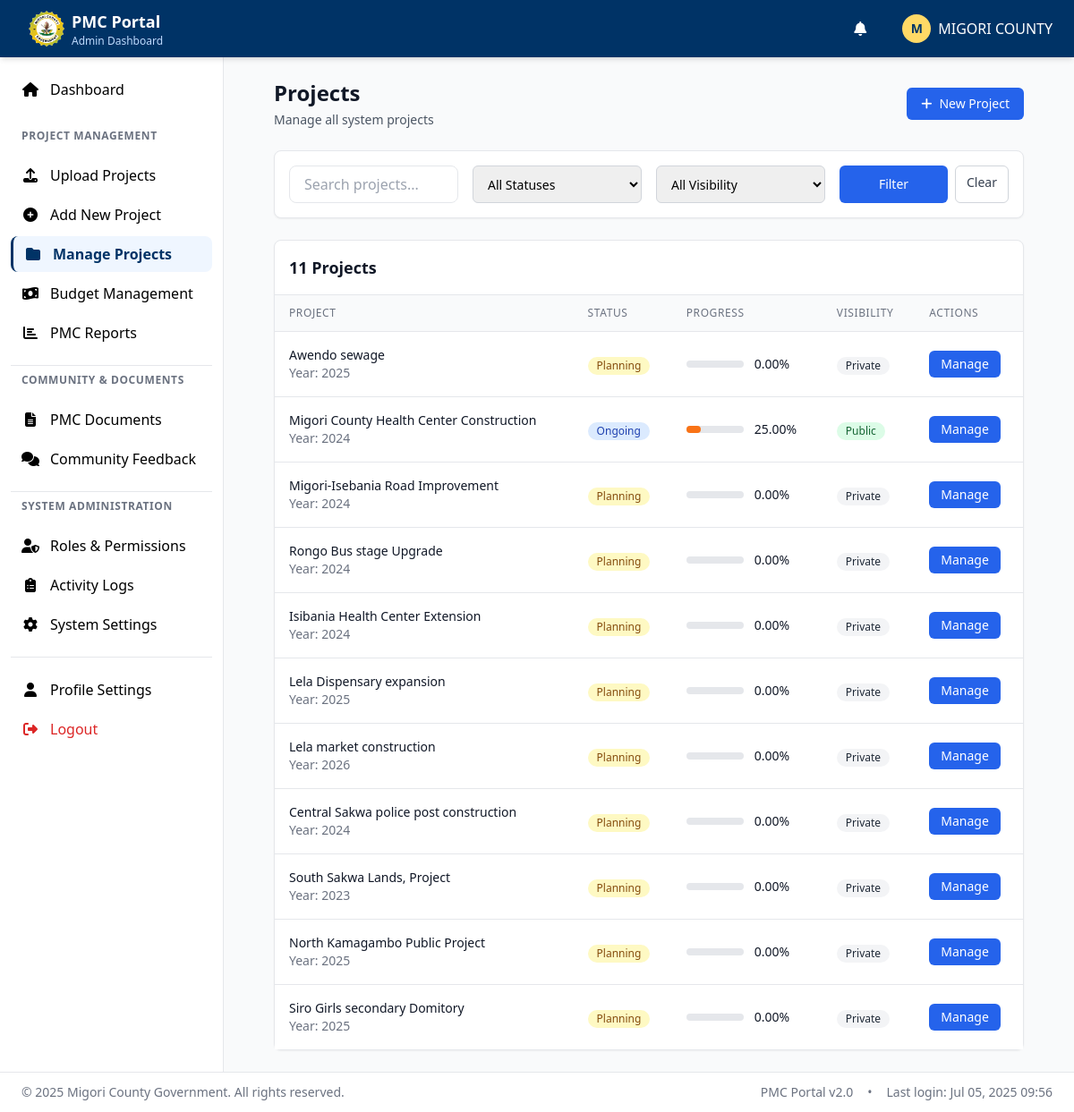
Screenshot of /admin/projects.php (signed in) with the database file from the repository.
### tables this page shows
CREATE TABLE `projects` (
  `id` int(11) NOT NULL,
  `project_name` varchar(255) NOT NULL,
  `description` text DEFAULT NULL,
  `department_id` int(11) NOT NULL,
  `project_year` int(11) NOT NULL,
  `county_id` int(11) NOT NULL,
  `sub_county_id` int(11) NOT NULL,
  `ward_id` int(11) NOT NULL,
  `location_address` text DEFAULT NULL,
  `location_coordinates` varchar(100) DEFAULT NULL,
  `start_date` date DEFAULT NULL,
  `expected_completion_date` date DEFAULT NULL,
  `actual_completion_date` date DEFAULT NULL,
  `contractor_name` varchar(255) DEFAULT NULL,
  `contractor_contact` varchar(100) DEFAULT NULL,
  `status` enum('planning','ongoing','completed','suspended','cancelled') NOT NULL DEFAULT 'planning',
  `visibility` enum('private','published') DEFAULT 'private',
  `step_status` enum('awaiting','running','completed') DEFAULT 'awaiting',
  `progress_percentage` decimal(5,2) DEFAULT 0.00,
  `total_steps` int(11) DEFAULT 0,
  `completed_steps` int(11) DEFAULT 0,
  `created_by` int(11) DEFAULT NULL,
  `created_at` timestamp NOT NULL DEFAULT current_timestamp(),
  `updated_at` timestamp NOT NULL DEFAULT current_timestamp() ON UPDATE current_timestamp(),
  `average_rating` decimal(3,2) DEFAULT 5.00,
  `total_ratings` int(11) DEFAULT 0,
  `allocated_budget` decimal(15,2) DEFAULT 0.00,
  `spent_budget` decimal(15,2) DEFAULT 0.00,
  `budget_status` enum('not_allocated','allocated','overspent') DEFAULT 'not_allocated',
  `total_budget` decimal(15,2) DEFAULT NULL
);

### includes/rbac.php (called while the page is built, shortened)
<?php
class SecureRBAC {
    private static $page_permissions = [
        'index.php' => 'dashboard_access',
        'dashboard.php' => 'dashboard_access',
        'projects.php' => 'view_projects',
        'createProject.php' => 'create_projects',
        'editProject.php' => 'edit_projects',
        'manageProject.php' => 'manage_projects',
        'updateProject.php' => 'edit_projects',
        'submitProject.php' => 'create_projects',
        'manageSteps.php' => 'manage_project_steps',
        'editStep.php' => 'manage_project_steps',
        'importCsv.php' => 'import_data',
        'getTemplates.php' => 'import_data',
        'documentManager.php' => 'manage_documents',
        'budgetManagement.php' => 'manage_budgets',
        'feedback.php' => 'manage_feedback',
        'pmcReports.php' => 'view_reports',
        'activityLogs.php' => 'view_activity_logs',
        'manageAdmins.php' => 'manage_users',
        'rolesPermissions.php' => 'manage_roles',
        'manageAdminPermissions.php' => 'manage_roles',
        'systemSettings.php' => 'system_settings',
        'profile.php' => 'profile_access'
    ];
    public static function getAllowedPages() {
        $current_admin = self::getCurrentAdmin();
        if ($current_admin['role'] === 'super_admin') {
            return array_keys(self::$page_permissions);
        }
        $allowed_pages = ['index.php', 'dashboard.php', 'profile.php'];
        return $allowed_pages;
    }
    private static function isAuthenticated() {
        return isset($_SESSION['admin_logged_in']) && $_SESSION['admin_logged_in'] === true;
    }
    public static function getCurrentAdmin() {
        return [
            'id' => $_SESSION['admin_id'],
            'email' => $_SESSION['admin_email'],
            'name' => $_SESSION['admin_name'],
            'role' => $_SESSION['admin_role']
        ];
    }
}
function has_permission($permission_key) {
    return hasPagePermission($permission_key);
}
function hasPagePermission($permission_key) {
    $admin = SecureRBAC::getCurrentAdmin();
    if ($admin && $admin['role'] === 'super_admin') {
        return true;
    }
    $result = SecureRBAC::hasPermission($_SESSION['admin_id'], $permission_key);
    return $result;
}

### admin/includes/pageSecurity.php (called while the page is built, shortened)
<?php
require_once __DIR__ . '/../../includes/rbac.php';
$current_page = basename($_SERVER['PHP_SELF']);
performSecurityChecks($current_page);
function performSecurityChecks($page) {
    validateSessionIntegrity();
}
function validateSessionIntegrity() {
    global $pdo;
    try {
        $stmt = $pdo->prepare("SELECT role, is_active FROM admins WHERE id = ?");
        $stmt->execute([$_SESSION['admin_id']]);
    } catch (PDOException $e) {
        error_log("Session integrity check error: " . $e->getMessage());
        force_logout_with_incident('system_error');
    }
}
?>

### includes/functions.php (called while the page is built, shortened)
<?php
require_once __DIR__ . '/../config.php';
if (!function_exists('format_currency')) {
function get_status_badge_class($status) {
    $classes = [
        'planning' => 'bg-yellow-100 text-yellow-800 dark:bg-yellow-900 dark:text-yellow-300',
        'ongoing' => 'bg-blue-100 text-blue-800 dark:bg-blue-900 dark:text-blue-300',
        'completed' => 'bg-green-100 text-green-800 dark:bg-green-900 dark:text-green-300',
        'suspended' => 'bg-orange-100 text-orange-800 dark:bg-orange-900 dark:text-orange-300',
        'cancelled' => 'bg-red-100 text-red-800 dark:bg-red-900 dark:text-red-300'
    ];
    return $classes[$status] ?? 'bg-gray-100 text-gray-800 dark:bg-gray-900 dark:text-gray-300';
}
function get_progress_color_class($percentage) {
    if ($percentage >= 20) return 'bg-orange-500';
    return 'bg-red-500';
}
function get_all_projects($filters = [], $paginate = false, $per_page = 10) {
    global $pdo;
    $sql = "SELECT p.*, d.name as department_name, w.name as ward_name,
                   sc.name as sub_county_name, c.name as county_name
            FROM projects p
            JOIN departments d ON p.department_id = d.id
            JOIN wards w ON p.ward_id = w.id
            JOIN sub_counties sc ON p.sub_county_id = sc.id
            JOIN counties c ON p.county_id = c.id
            WHERE 1=1";
    $count_sql = "SELECT COUNT(*) as total FROM projects p WHERE 1=1";
    $params = $count_params = [];
    $sql .= " ORDER BY p.created_at DESC";
    if ($paginate) {
        $page = $filters['page'] ?? 1;
        $offset = ($page - 1) * $per_page;
        $sql .= " LIMIT ?, ?";
        $params[] = $offset;
        $params[] = $per_page;
    }
    $stmt = $pdo->prepare($sql);
    $stmt->execute($params);
    $projects = $stmt->fetchAll();
    if ($paginate) {
        $count_stmt = $pdo->prepare($count_sql);
        $count_stmt->execute($count_params);
        $total = $count_stmt->fetchColumn();
        return [
            'projects' => $projects,
            'total' => $total,
            'per_page' => $per_page,
            'current_page' => $page ?? 1,
            'total_pages' => ceil($total / $per_page)
        ];
    }
    return $projects;
}
}
?>

### admin/projects.php (the view, shortened to what this page needs)
<?php
require_once 'includes/pageSecurity.php';
require_once '../includes/functions.php';
require_once '../includes/rbac.php';
$status = $_GET['status'] ?? '';
$department = $_GET['department'] ?? '';
$search = $_GET['search'] ?? '';
$visibility = $_GET['visibility'] ?? '';
$year = $_GET['year'] ?? '';
$page = max(1, intval($_GET['page'] ?? 1));
$per_page = 20;
$filters = array_filter([
    'status' => $status,
    'department' => $department,
    'search' => $search,
    'visibility' => $visibility,
    'year' => $year,
    'page' => $page,
    'per_page' => $per_page
]);
$projects_data = get_all_projects($filters, true, $per_page);
$projects = $projects_data['projects'] ?? [];
$total_projects = $projects_data['total'] ?? 0;
include 'includes/adminHeader.php';
?>
<!DOCTYPE html>
<html lang="en">
<head>
</head>
<body>
<div class="max-w-7xl mx-auto px-4 sm:px-6 lg:px-8">
    <div class="flex flex-col sm:flex-row sm:items-center sm:justify-between mb-6">
        <div>
            <h1 class="text-2xl font-bold text-gray-900">Projects</h1>
            <p class="mt-1 text-sm text-gray-600">
                <?php if ($current_admin['role'] === 'super_admin'): ?>
                    Manage all system projects
                <?php else: ?>
                    Manage your projects
                <?php endif; ?>
            </p>
        </div>
        <div class="mt-4 sm:mt-0 flex space-x-3">
            <?php if (has_permission('create_projects')): ?>
                <a href="createProject.php" class="inline-flex items-center px-4 py-2 bg-blue-600 text-white text-sm font-medium rounded-md hover:bg-blue-700">
                    <i class="fas fa-plus mr-2"></i>New Project
                </a>
            <?php endif; ?>
        </div>
    </div>
    <div class="bg-white rounded-lg shadow-sm border border-gray-200 mb-6">
        <div class="p-4">
            <form method="GET" class="space-y-4">
                <div class="grid grid-cols-1 sm:grid-cols-2 lg:grid-cols-4 gap-4">
                    <div class="relative">
                        <input type="text" id="live_search" placeholder="Search projects..."
                               class="w-full px-4 py-2 border rounded-lg focus:ring-blue-500 focus:border-blue-500"
                               autocomplete="off"
                               value="<?php echo htmlspecialchars($search); ?>">
                    </div>
                    <select name="status" class="px-3 py-2 border border-gray-300 rounded-md text-sm focus:ring-blue-500 focus:border-blue-500">
                        <option value="">All Statuses</option>
                    </select>
                    <select name="visibility" class="px-3 py-2 border border-gray-300 rounded-md text-sm focus:ring-blue-500 focus:border-blue-500">
                        <option value="">All Visibility</option>
                    </select>
                    <div class="flex space-x-2">
                        <button type="submit" class="flex-1 px-3 py-2 bg-blue-600 text-white text-sm font-medium rounded-md hover:bg-blue-700">
                            Filter
                        </button>
                        <a href="projects.php" class="px-3 py-2 border border-gray-300 text-sm font-medium rounded-md text-gray-700 hover:bg-gray-50">
                            Clear
                        </a>
                    </div>
                </div>
            </form>
        </div>
    </div>
    <div class="bg-white rounded-lg shadow-sm border border-gray-200">
        <div class="p-4 border-b border-gray-200">
            <h3 class="text-lg font-semibold text-gray-900">
                <?php echo number_format($total_projects); ?> Project<?php echo $total_projects !== 1 ? 's' : ''; ?>
            </h3>
        </div>
        <?php if (empty($projects)): ?>
            <div class="p-12 text-center">
                <i class="fas fa-project-diagram text-4xl text-gray-400 mb-4"></i>
                <h3 class="text-lg font-medium text-gray-900 mb-2">No Projects Found</h3>
                <p class="text-gray-600 mb-4">
                    <?php if ($current_admin['role'] === 'super_admin'): ?>
                        No projects match your current filters.
                    <?php else: ?>
                        You haven't created any projects yet.
                    <?php endif; ?>
                </p>
                <?php if (has_permission('create_projects')): ?>
                    <a href="createProject.php" class="inline-flex items-center px-4 py-2 bg-blue-600 text-white text-sm font-medium rounded-md hover:bg-blue-700">
                        <i class="fas fa-plus mr-2"></i>Create Your First Project
                    </a>
                <?php endif; ?>
            </div>
        <?php else: ?>
            <div class="overflow-x-auto">
                <table class="min-w-full divide-y divide-gray-200">
                    <thead class="bg-gray-50">
                        <tr>
                            <th class="px-4 py-3 text-left text-xs font-medium text-gray-500 uppercase tracking-wider">Project</th>
                            <th class="px-4 py-3 text-left text-xs font-medium text-gray-500 uppercase tracking-wider">Status</th>
                            <th class="px-4 py-3 text-left text-xs font-medium text-gray-500 uppercase tracking-wider">Progress</th>
                            <th class="px-4 py-3 text-left text-xs font-medium text-gray-500 uppercase tracking-wider">Visibility</th>
                            <th class="px-4 py-3 text-left text-xs font-medium text-gray-500 uppercase tracking-wider">Actions</th>
                        </tr>
                    </thead>
                    <tbody class="bg-white divide-y divide-gray-200">
                        <?php foreach ($projects as $project): ?>
                            <tr class="hover:bg-gray-50">
                                <td class="px-4 py-4">
                                    <div class="flex items-center">
                                        <div>
                                            <div class="text-sm font-medium text-gray-900">
                                                <?php echo htmlspecialchars($project['project_name']); ?>
                                            </div>
                                            <div class="text-sm text-gray-500">
                                                Year: <?php echo $project['project_year']; ?>
                                            </div>
                                        </div>
                                    </div>
                                </td>
                                <td class="px-4 py-4 whitespace-nowrap">
                                    <span class="inline-flex items-center px-2.5 py-0.5 rounded-full text-xs font-medium <?php echo get_status_badge_class($project['status']); ?>">
                                        <?php echo ucfirst($project['status']); ?>
                                    </span>
                                </td>
                                <td class="px-4 py-4 whitespace-nowrap">
                                    <div class="flex items-center">
                                        <div class="w-16 bg-gray-200 rounded-full h-2 mr-3">
                                            <div class="h-2 rounded-full <?php echo get_progress_color_class($project['progress_percentage']); ?>"
                                                 style="width: <?php echo $project['progress_percentage']; ?>%"></div>
                                        </div>
                                        <span class="text-sm text-gray-900"><?php echo $project['progress_percentage']; ?>%</span>
                                    </div>
                                </td>
                                <td class="px-4 py-4 whitespace-nowrap">
                                    <span class="inline-flex items-center px-2.5 py-0.5 rounded-full text-xs font-medium <?php echo $project['visibility'] === 'published' ? 'bg-green-100 text-green-800' : 'bg-gray-100 text-gray-800'; ?>">
                                        <?php echo $project['visibility'] === 'published' ? 'Public' : 'Private'; ?>
                                    </span>
                                </td>
                                <td class="px-4 py-4 whitespace-nowrap text-sm font-medium">
                                    <a href="manageProject.php?id=<?php echo $project['id']; ?>"
                                       class="inline-flex items-center px-3 py-1 border border-transparent text-sm leading-5 font-medium rounded-md text-white bg-blue-600 hover:bg-blue-700 focus:outline-none focus:ring-2 focus:ring-offset-2 focus:ring-blue-500">
                                        Manage
                                    </a>
                                </td>
                            </tr>
                        <?php endforeach; ?>
                    </tbody>
                </table>
            </div>
        <?php endif; ?>
    </div>
</div>
<?php include 'includes/adminFooter.php'; ?>

### admin/includes/adminHeader.php (style rules this page uses)
body { display: flex; flex-direction: column; min-height: 100vh; }

### rows the page displays
projects: project_name "Awendo sewage", project_year "2025", status "Planning", progress_percentage "0.00", visibility "Private"
projects: project_name "Migori County Health Center Construction", project_year "2024", status "Ongoing", progress_percentage "25.00", visibility "Public"
projects: project_name "Migori-Isebania Road Improvement", project_year "2024", status "Planning", progress_percentage "0.00", visibility "Private"
projects: project_name "Rongo Bus stage Upgrade", project_year "2024", status "Planning", progress_percentage "0.00", visibility "Private"
projects: project_name "Isibania Health Center Extension", project_year "2024", status "Planning", progress_percentage "0.00", visibility "Private"
projects: project_name "Lela Dispensary expansion", project_year "2025", status "Planning", progress_percentage "0.00", visibility "Private"
projects: project_name "Lela market construction", project_year "2026", status "Planning", progress_percentage "0.00", visibility "Private"
projects: project_name "Central Sakwa police post construction", project_year "2024", status "Planning", progress_percentage "0.00", visibility "Private"
projects: project_name "South Sakwa Lands, Project", project_year "2023", status "Planning", progress_percentage "0.00", visibility "Private"
projects: project_name "North Kamagambo Public Project", project_year "2025", status "Planning", progress_percentage "0.00", visibility "Private"
projects: project_name "Siro Girls secondary Domitory", project_year "2025", status "Planning", progress_percentage "0.00", visibility "Private"

### other values shown
substr($current_admin['name'], 0, 1) "M"
$current_admin['name'] "MIGORI COUNTY"
$total_projects "11"
